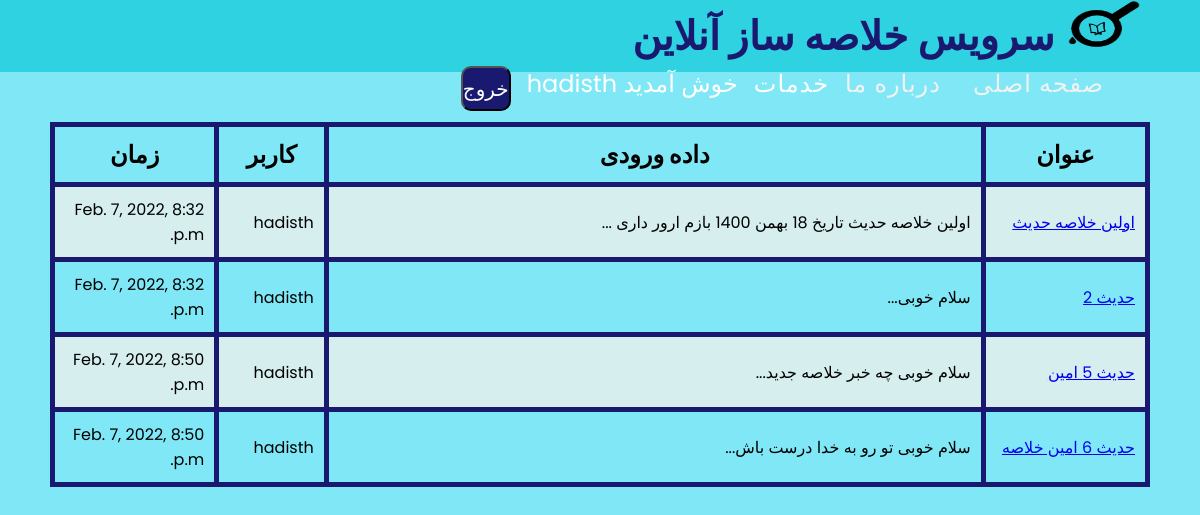
/allsummaries/ (signed in), run on the app's committed database.
### project/models.py (models this page shows, shortened)
class Summary(models.Model):
    name = models.CharField(max_length=100, null=True)
    inputData = models.TextField(null=True, blank=True)
    outputData = models.TextField(null=True, blank=True)
    user = models.ForeignKey(User, on_delete=models.CASCADE)
    datecompleted = models.DateTimeField(auto_now_add=True)

### project/views.py (the view)
# urls.py: path('allsummaries/', views.allsummaries, name='allsummaries'),
@login_required
def allsummaries(request):
    if request.method == 'GET':
        summaries = Summary.objects.filter(user=request.user)
        return render(request, 'project/allsummaries.html', {'Title': 'تاریخچه خلاصه ها', 'summaries': summaries})

### project/templates/project/allsummaries.html (shortened to what this page needs)
{% extends 'project/base.html' %}
{% block content %}
<html lang="en">
    <head>
    </head>
    <body>
<div class="divcontent">
        <table style="width:100%">
            <tr>
                <th style="width:15%"><b><h2>عنوان</h2></b></th>
                <th style="width:60%"><b><h2>داده ورودی</h2></b></th>
                <th style="width:10%"><b><h2> کاربر</h2></b></th>
                <th style="width:15%"><b><h2>زمان</h2></b></th>
            </tr>
            {% for s in summaries%}
              <tr>
                  <td><a href="{% url 'viewsummaries' s.id %}"> {{s.name}}</a></td>
                  <td>{{s.outputData}}...</td>
                  <td>{{s.user}}</td>
                  <td>{{s.datecompleted}}</td>
              </tr>
            {% endfor %}
    </table>
</div>
    </body>
</html>
{% endblock %}

### project/templates/project/base.html (shortened to what this page needs)
{% load static %}
<html lang="en" dir="rtl">
  <head>
      <link rel="stylesheet" href="https://cdnjs.cloudflare.com/ajax/libs/font-awesome/5.15.2/css/all.min.css"/>
  </head>
  <body>
    <nav>
      <div class="logo">
        <img src="{% static 'project/images.png' %}" width="80" height="50" >
        <font class="myfont" color=#191970> سرویس خلاصه ساز آنلاین</font>
      </div>
        <ul>
          <li class="active"><a href="{% url 'home' %} "><font size="5" >صفحه اصلی</font></a></li>
          <li><a href="{% url 'aboutUs' %}" ><font size="5">درباره ما</font></a></li>
          <div class="dropdown"><span><font color="white" size="5"> خدمات</font></span>
          </div>
        {% if user.is_authenticated %}
          <li class="myli"><font size="5" face="Bnazanin" color="white">خوش آمدید {{ user.username }}</font></li>
          <form action="{% url 'logoutuser' %}" method="POST">
            <button type="submit" class="btnA btn-danger" >خروج</button>
          </form>
        {% else %}
          <li><a href="{% url 'signupuser' %}"><span class="glyphicon glyphicon-user"></span><font size="5"> ثبت نام</font></a></li>
          <li><a href="{% url 'loginuser' %}"><span class="glyphicon glyphicon-log-in"></span><font size="5"> ورود</font></a></li>
        {% endif %}
        </ul>
    </nav>
  </body>
  {% block content %}{% endblock %}
</html>

### project/templates/project/base.html (style rules this page uses)
* { margin: 0; padding: 0; box-sizing: border-box; font-family: 'Poppins', sans-serif; }
nav { display: flex; height: 9vh; width: 100%; background: #2FD2E0; align-items: center; justify-content: space-between; padding: 0 10vh 0 5vh; flex-wrap: wrap; }
nav .logo { color: #fff; font-size: 5vh; font-weight: 600; margin-right : -3vh; }
nav ul { display: flex; flex-wrap: wrap; list-style: none; }
nav ul li { margin: 0 1vh; }
nav ul li a { color: #f2f2f2; text-decoration: none; font-size: 2vh; font-weight: 500; padding: 2vh 1vh; border-radius: 5px; letter-spacing: 1px; transition: all 0.3s ease; }
.btnA { border-radius:10px; background-color: #191970 ; left:0px; height:45px; width:50px; color: white; font-size: 20px; }
.dropdown { position: relative; display: inline-block; letter-spacing: 1px; }
.myli { margin: 0 2vh; }

### project/templates/project/allsummaries.html (style rules this page uses)
body { background:#7FE7F5; background-repeat: no-repeat; background-size:cover; background-attachment: fixed; color: #000; font: 14px Bnazanin; margin: 0 auto; padding: 0; position: center; }
table, th, td { padding: 10px; border: 5px solid #191970; border-collapse: collapse; }
th, td {  border:3px solid black; }
.divcontent { margin: 50px 50px; }
tr:nth-child(even) { background-color: #D6EEEE; }

### data on the page
Summary: name "اولین خلاصه حدیث", outputData "اولین خلاصه حدیث تاریخ 18 بهمن 1400 بازم ارور داری", user "hadisth", datecompleted "Feb. 7, 2022, 8:32 p.m."
Summary: name "حدیث 2", outputData "سلام خوبی", user "hadisth", datecompleted "Feb. 7, 2022, 8:32 p.m."
Summary: name "حدیث 5 امین", outputData "سلام خوبی چه خبر خلاصه جدید", user "hadisth", datecompleted "Feb. 7, 2022, 8:50 p.m."
Summary: name "حدیث 6 امین خلاصه", outputData "سلام خوبی تو رو به خدا درست باش", user "hadisth", datecompleted "Feb. 7, 2022, 8:50 p.m."

### other printed values
{{ user.username }} "hadisth"
